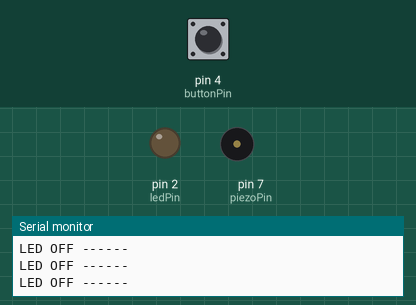
Simulated run of this sketch. Board: Arduino Uno, built with avr-gcc and run on an emulated ATmega328P. Shown: output pins drawn as LEDs (lit = HIGH), buzzer (waves = sounding), the last lines printed to the serial monitor. Inputs (shaded band) come from the test bench; at power-on: pin 4 (buttonPin) LOW.

Above: at 1.2 s.
1.3 s: pin 4 (buttonPin) pulled HIGH for 0.15 s
At 1.8 s:
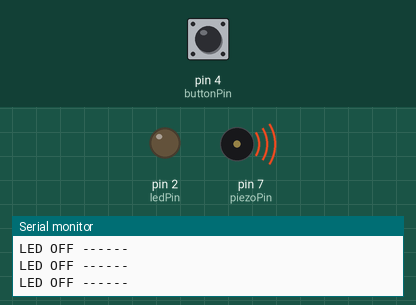
3.4 s: pin 4 (buttonPin) pulled HIGH for 3.2 s
At 4.1 s:
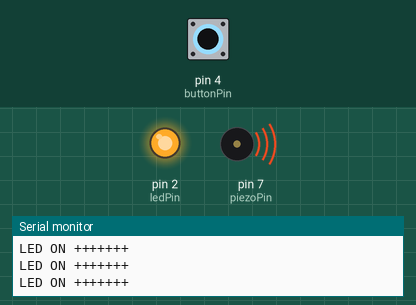
Timing chart, 0 to 8.6 s (numbered marks = the images above; inputs shaded):
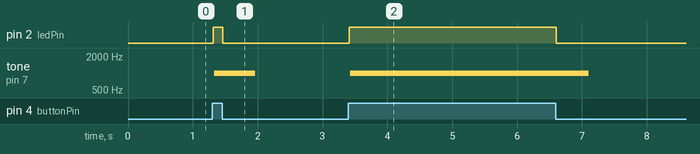

The sketch:

Button_Code.ino
```cpp
const int ledPin = 2;
const int buttonPin = 4;

int buttonState = 0;
int piezoPin = 7;

void setup() {
  // put your setup code here, to run once:
  Serial.begin(9600);
  pinMode(ledPin, OUTPUT);
  pinMode(buttonPin, INPUT);
}

void loop() {
  // put your main code here, to run repeatedly:
  buttonState = digitalRead(buttonPin);

  if (buttonState == HIGH) {

    digitalWrite(ledPin, HIGH);
    Serial.println("LED ON +++++++");
    tone(piezoPin, 1000,500);
  }
    else{

      digitalWrite(ledPin, LOW);
      Serial.println("LED OFF ------");

    }

  }
```

Measured:
- after the input at 1.3 s, pin 2 (ledPin): LOW → HIGH at once, → LOW 0.15 s later; tone on pin 7 (piezoPin): silent → 1000 Hz at once, → silent 0.63 s later
- after the input at 3.4 s, pin 2 (ledPin): LOW → HIGH at once, → LOW 3.2 s later; tone on pin 7 (piezoPin): silent → 1000 Hz at once, → silent 3.7 s later
